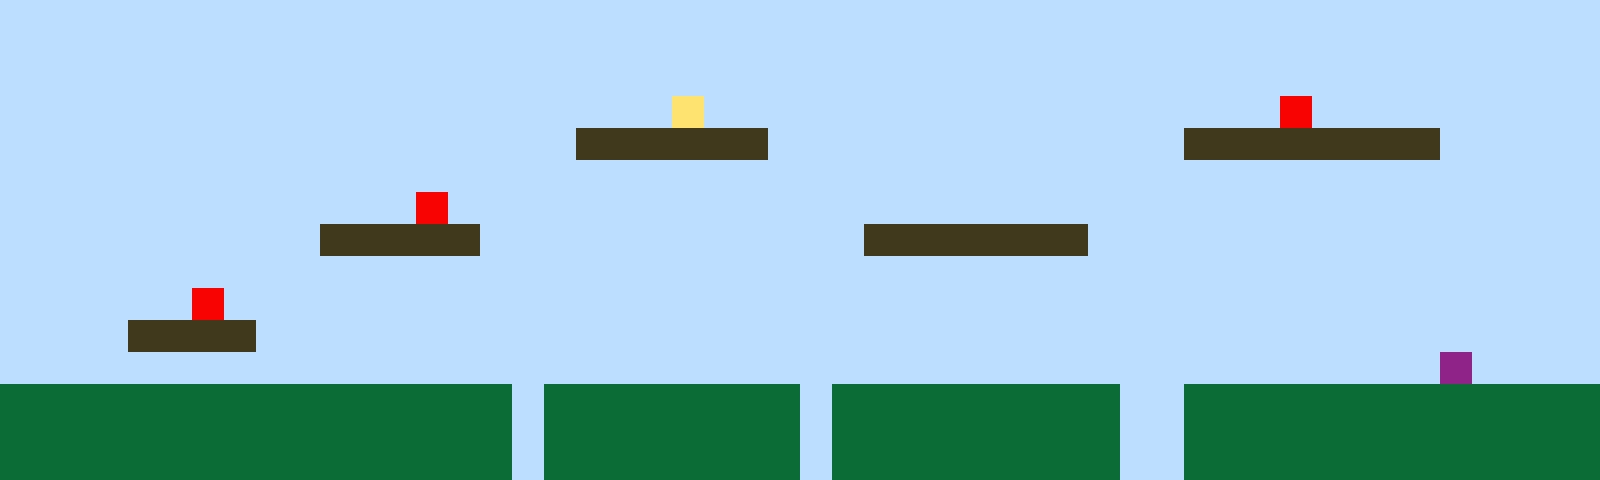

Tiled map render using the project's own tile images. Description and the whole map definition, tile-layer contents included, below:
An orthogonal 50x15 tile map with 32x32 px tiles, 1 tile layer (Tile Layer 1).

<map version="1.10" tiledversion="1.11.2" orientation="orthogonal" renderorder="right-up" width="50" height="15" tilewidth="32" tileheight="32" infinite="0" nextlayerid="2" nextobjectid="1"><editorsettings><export target="map1.csv" format="csv" /></editorsettings><tileset firstgid="1" name="sprites" tilewidth="32" tileheight="32" tilecount="6" columns="3"><image source="sprites.png" width="96" height="64" /></tileset><layer id="1" name="Tile Layer 1" width="50" height="15"><data encoding="csv">1,1,1,1,1,1,1,1,1,1,1,1,1,1,1,1,1,1,1,1,1,1,1,1,1,1,1,1,1,1,1,1,1,1,1,1,1,1,1,1,1,1,1,1,1,1,1,1,1,1,1,1,1,1,1,1,1,1,1,1,1,1,1,1,1,1,1,1,1,1,1,1,1,1,1,1,1,1,1,1,1,1,1,1,1,1,1,1,1,1,1,1,1,1,1,1,1,1,1,1,1,1,1,1,1,1,1,1,1,1,1,1,1,1,1,1,1,1,1,1,1,1,1,1,1,1,1,1,1,1,1,1,1,1,1,1,1,1,1,1,1,1,1,1,1,1,1,1,1,1,1,1,1,1,1,1,1,1,1,1,1,1,1,1,1,1,1,1,1,1,1,4,1,1,1,1,1,1,1,1,1,1,1,1,1,1,1,1,1,1,5,1,1,1,1,1,1,1,1,1,1,1,1,1,1,1,1,1,1,1,1,1,1,1,1,1,1,1,3,3,3,3,3,3,1,1,1,1,1,1,1,1,1,1,1,1,1,3,3,3,3,3,3,3,3,1,1,1,1,1,1,1,1,1,1,1,1,1,1,1,1,1,1,1,1,1,1,1,1,1,1,1,1,1,1,1,1,1,1,1,1,1,1,1,1,1,1,1,1,1,1,1,1,1,1,1,1,1,1,1,1,1,1,1,1,1,1,1,1,1,1,1,1,5,1,1,1,1,1,1,1,1,1,1,1,1,1,1,1,1,1,1,1,1,1,1,1,1,1,1,1,1,1,1,1,1,1,1,1,1,1,1,1,1,1,1,1,1,1,1,3,3,3,3,3,1,1,1,1,1,1,1,1,1,1,1,1,3,3,3,3,3,3,3,1,1,1,1,1,1,1,1,1,1,1,1,1,1,1,1,1,1,1,1,1,1,1,1,1,1,1,1,1,1,1,1,1,1,1,1,1,1,1,1,1,1,1,1,1,1,1,1,1,1,1,1,1,1,1,1,1,1,1,1,1,1,1,1,1,1,1,1,1,1,1,1,5,1,1,1,1,1,1,1,1,1,1,1,1,1,1,1,1,1,1,1,1,1,1,1,1,1,1,1,1,1,1,1,1,1,1,1,1,1,1,1,1,1,1,1,1,1,1,1,3,3,3,3,1,1,1,1,1,1,1,1,1,1,1,1,1,1,1,1,1,1,1,1,1,1,1,1,1,1,1,1,1,1,1,1,1,1,1,1,1,1,1,1,1,1,1,1,1,1,1,1,1,1,1,1,1,1,1,1,1,1,1,1,1,1,1,1,1,1,1,1,1,1,1,1,1,1,1,1,1,1,1,1,1,1,1,1,1,1,1,6,1,1,1,1,2,2,2,2,2,2,2,2,2,2,2,2,2,2,2,2,1,2,2,2,2,2,2,2,2,1,2,2,2,2,2,2,2,2,2,1,1,2,2,2,2,2,2,2,2,2,2,2,2,2,2,2,2,2,2,2,2,2,2,2,2,2,2,2,2,2,1,2,2,2,2,2,2,2,2,1,2,2,2,2,2,2,2,2,2,1,1,2,2,2,2,2,2,2,2,2,2,2,2,2,2,2,2,2,2,2,2,2,2,2,2,2,2,2,2,2,1,2,2,2,2,2,2,2,2,1,2,2,2,2,2,2,2,2,2,1,1,2,2,2,2,2,2,2,2,2,2,2,2,2</data></layer></map>
